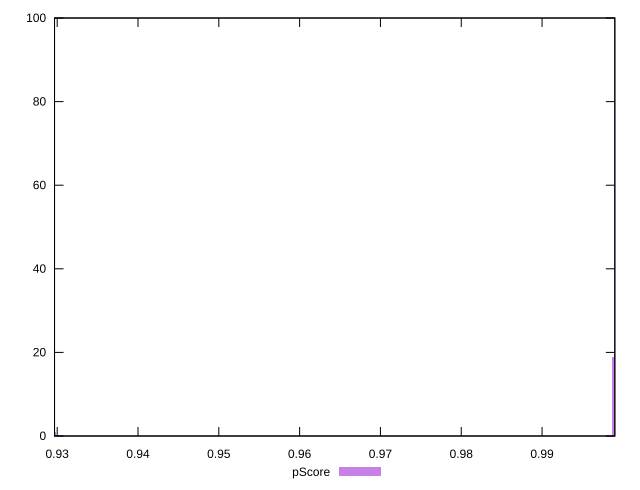

This figure's gnuplot source:
reset

$pScore <<EOF
0.9297320760078809 1
0.998945839948038 80
0.9987766131413383 19
EOF

set key outside below
set boxwidth 0.00016922680669965068
set xrange [0.929670302063152:0.9990043995769291]
set yrange [0:100]
set trange [0:100]
set style fill transparent solid 0.5 noborder
set terminal svg size 640, 490 enhanced background rgb 'white'
set output "report_00018_2021-02-10T15-25-16.877Z/speed-index/samples/pages+cached+noadtech+nomedia+nocss/pScore/histogram.svg"

plot $pScore title "pScore" with boxes

reset
